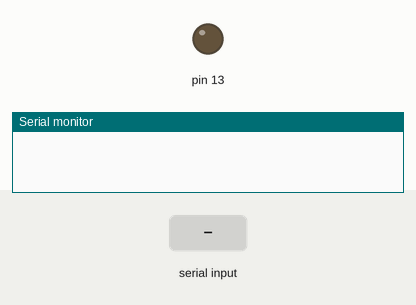
Recording of a sketch running on a simulated Arduino Uno, built with avr-gcc and run on an emulated ATmega328P. Shown: output pins drawn as LEDs (lit = HIGH), the last lines printed to the serial monitor. The test bench sets the inputs (shaded band).

Above: at 1.2 s.
1.3 s: "1" received over Serial
At 1.8 s:
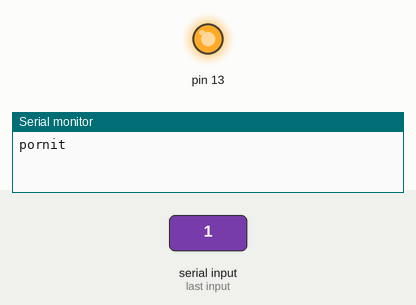
2.8 s: "2" received over Serial
At 4.0 s:
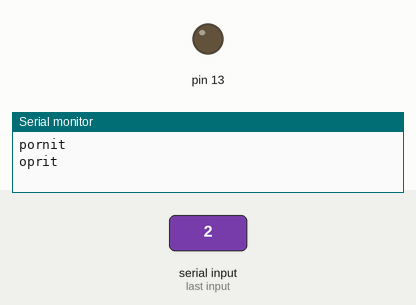
4.3 s: "1\n" received over Serial
At 5.3 s:
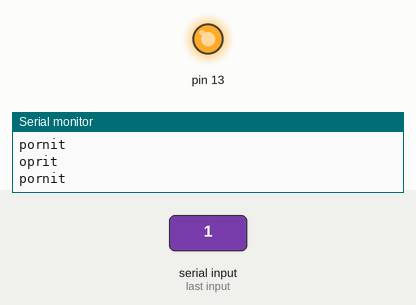
5.8 s: "2\n" received over Serial
At 6.4 s:
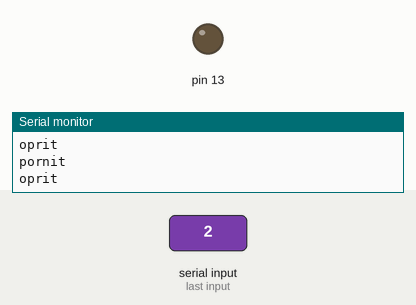
Timing chart, 0 to 8.3 s (numbered marks = the images above; inputs shaded):
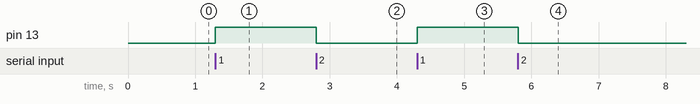

The sketch:

problema1.ino
```cpp
int optiune = 0;
unsigned long tPrevBlink = 0;
bool stareBlink = LOW;
const unsigned long intervalBlink = 10000;

void setup() {
  Serial.begin(9600);
  pinMode(13, OUTPUT);
}

void loop() {
  if (Serial.available() > 0) {
    char c = Serial.read();
    if (c == '1' || c == '2' || c == '3') {
      optiune = c - '0';

      if (optiune == 1) {
        Serial.println("pornit");
        digitalWrite(13, HIGH);
      } else if (optiune == 2) {
        Serial.println("oprit");
        digitalWrite(13, LOW);
      } else if (optiune == 3) {
        Serial.println("blink");
        tPrevBlink = millis();
        stareBlink = HIGH;
        digitalWrite(13, stareBlink);
      }
    }
  }

  if (optiune == 3) {
    unsigned long tCurent = millis();
    if (tCurent - tPrevBlink >= intervalBlink) {
      tPrevBlink = tCurent;
      stareBlink = !stareBlink;
      digitalWrite(13, stareBlink);
    }
  }
}
```

Measured:
- after the input at 1.3 s, pin 13: LOW → HIGH at once
- after the input at 2.8 s, pin 13: HIGH → LOW at once
- after the input at 4.3 s, pin 13: LOW → HIGH at once
- after the input at 5.8 s, pin 13: HIGH → LOW at once
